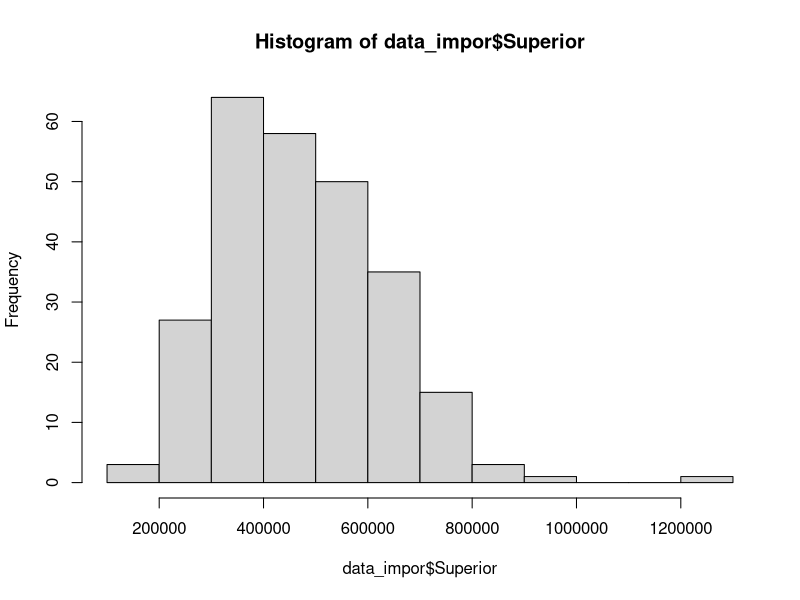
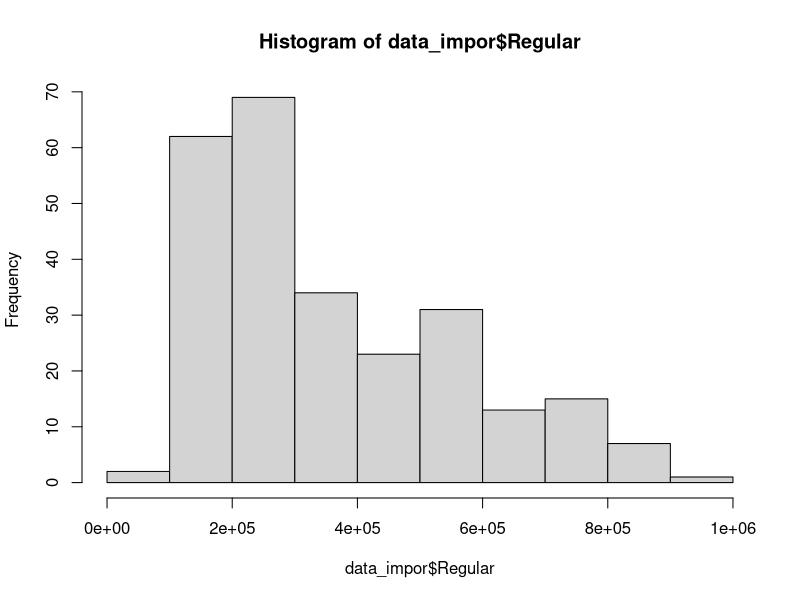
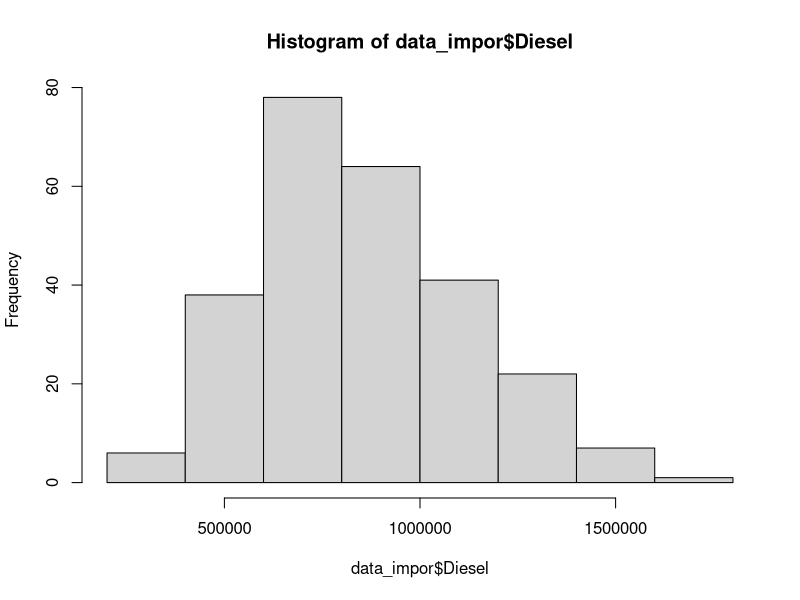
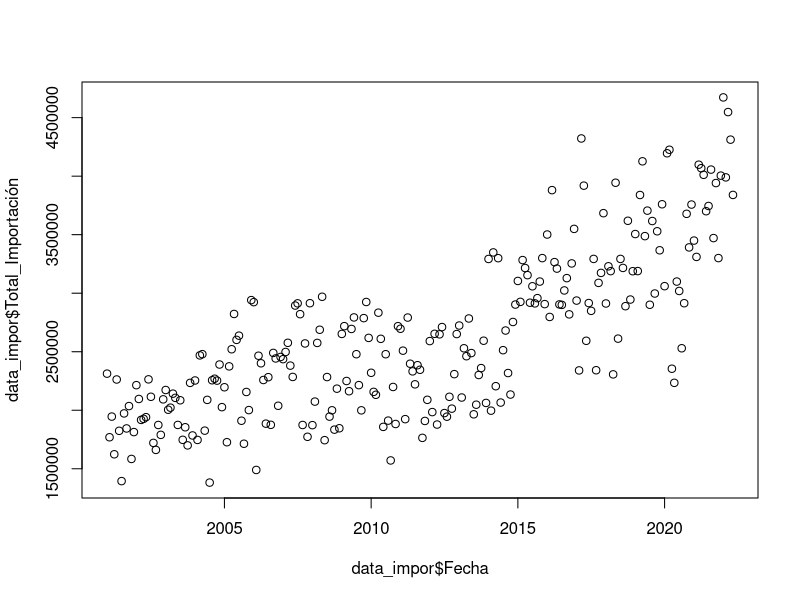
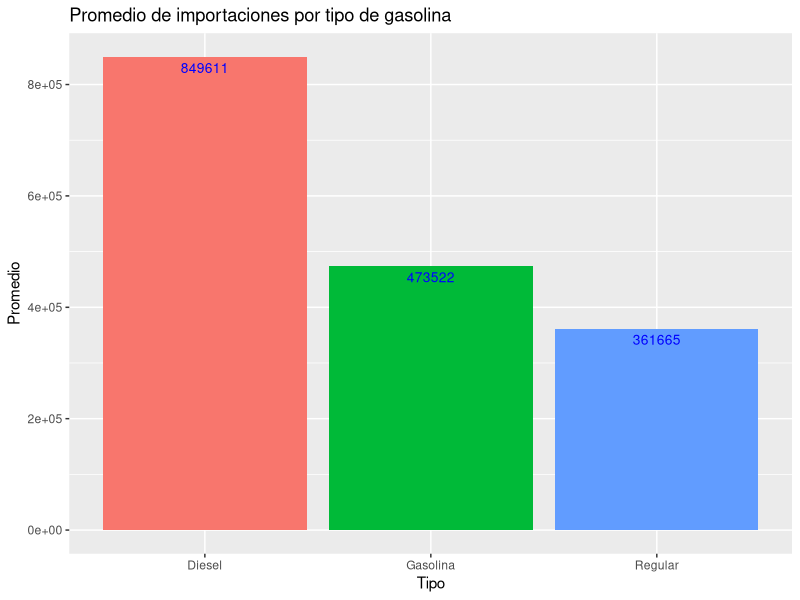

Recreate these plots in R, in order.
## ---- chunk 1

library("readxl")
library(ggplot2)

data_impor <- read_excel("Importacion.xlsx")
data_consumo <- read_excel("Consumo.xlsx")

# Mes con el cual se tiene mayor importacion de Gasolina
gas<-data_impor[order(-data_impor$Superior),]
super<- head(gas,10)
super<-super[,1:2]



#Mes en el cual se tiene mayor importacion de Regular 
reg<-data_impor[order(-data_impor$Regular),]
regu<- head(reg,10)
regu<-regu[,1:2]


#Mes en el que se tiene mayor importacion de Disel 
diesel<-data_impor[order(-data_impor$Diesel),]
dies<- head(diesel, 10)
dies<-dies[,1:2]




def<-data.frame(Tipo=c("Gasolina","Regular","Diesel"), Media=c(mean(data_impor$Superior), mean(data_impor$Regular), mean(data_impor$Diesel)))

grafdef<-ggplot(data=def, aes(x=Tipo, y=Media, fill=Tipo)) +
  geom_bar(stat="identity", position=position_dodge())+
  geom_text(aes(label=as.integer(Media)), vjust=1.6, color="blue",
            position = position_dodge(0.9), size=3.5)+
  labs(title="Promedio de importaciones por tipo de gasolina", y="Promedio")+
  theme(legend.position="none")


## ---- chunk 2
data_impor
## ---- chunk 3
hist(x = data_impor$Superior)
## ---- chunk 4
hist(x = data_impor$Regular)
## ---- chunk 5
hist(x = data_impor$Diesel)
## ---- chunk 6
plot(data_impor$Fecha, data_impor$Total_Importación)
## ---- chunk 7
super
## ---- chunk 8
regu
## ---- chunk 9
dies
## ---- chunk 10
grafdef
## ---- chunk 11
data_consumo
